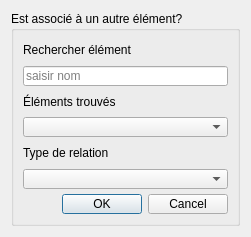
<?xml version="1.0" encoding="UTF-8"?>
<ui version="4.0">
 <class>Form</class>
 <widget class="QWidget" name="Form">
  <property name="geometry">
   <rect>
    <x>0</x>
    <y>0</y>
    <width>251</width>
    <height>233</height>
   </rect>
  </property>
  <property name="minimumSize">
   <size>
    <width>0</width>
    <height>0</height>
   </size>
  </property>
  <property name="windowTitle">
   <string>Form</string>
  </property>
  <layout class="QHBoxLayout" name="horizontalLayout">
   <item>
    <widget class="QGroupBox" name="groupbox_sampling_context">
     <property name="minimumSize">
      <size>
       <width>0</width>
       <height>215</height>
      </size>
     </property>
     <property name="title">
      <string>Est associé à un autre élément?</string>
     </property>
     <property name="checkable">
      <bool>false</bool>
     </property>
     <layout class="QFormLayout" name="formLayout">
      <item row="0" column="0">
       <widget class="QLabel" name="label">
        <property name="minimumSize">
         <size>
          <width>0</width>
          <height>20</height>
         </size>
        </property>
        <property name="text">
         <string>Rechercher élément</string>
        </property>
       </widget>
      </item>
      <item row="1" column="0" colspan="2">
       <widget class="QLineEdit" name="LE_text_to_search">
        <property name="minimumSize">
         <size>
          <width>0</width>
          <height>20</height>
         </size>
        </property>
        <property name="text">
         <string/>
        </property>
        <property name="placeholderText">
         <string>saisir nom</string>
        </property>
       </widget>
      </item>
      <item row="3" column="0" colspan="2">
       <widget class="QComboBox" name="CB_finded_element">
        <property name="minimumSize">
         <size>
          <width>0</width>
          <height>20</height>
         </size>
        </property>
       </widget>
      </item>
      <item row="2" column="0" colspan="2">
       <widget class="QLabel" name="label_2">
        <property name="minimumSize">
         <size>
          <width>0</width>
          <height>20</height>
         </size>
        </property>
        <property name="text">
         <string>Éléments trouvés</string>
        </property>
       </widget>
      </item>
      <item row="4" column="0">
       <widget class="QLabel" name="label_3">
        <property name="minimumSize">
         <size>
          <width>0</width>
          <height>20</height>
         </size>
        </property>
        <property name="text">
         <string>Type de relation</string>
        </property>
       </widget>
      </item>
      <item row="5" column="0" colspan="2">
       <widget class="QComboBox" name="CB_relation_type">
        <property name="minimumSize">
         <size>
          <width>0</width>
          <height>20</height>
         </size>
        </property>
       </widget>
      </item>
      <item row="6" column="0" colspan="2">
       <widget class="QDialogButtonBox" name="btn_box_ok_cancel">
        <property name="minimumSize">
         <size>
          <width>0</width>
          <height>20</height>
         </size>
        </property>
        <property name="standardButtons">
         <set>QDialogButtonBox::Cancel|QDialogButtonBox::Ok</set>
        </property>
       </widget>
      </item>
     </layout>
    </widget>
   </item>
  </layout>
 </widget>
 <resources/>
 <connections/>
</ui>
